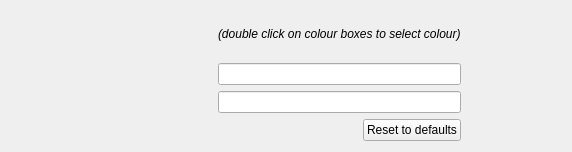
<?xml version="1.0" encoding="UTF-8"?>
<ui version="4.0">
 <class>Nedrysoft::RouteAnalyser::LatencySettingsPageWidget</class>
 <widget class="QWidget" name="Nedrysoft::RouteAnalyser::LatencySettingsPageWidget">
  <property name="geometry">
   <rect>
    <x>0</x>
    <y>0</y>
    <width>572</width>
    <height>152</height>
   </rect>
  </property>
  <property name="sizePolicy">
   <sizepolicy hsizetype="Preferred" vsizetype="Minimum">
    <horstretch>0</horstretch>
    <verstretch>0</verstretch>
   </sizepolicy>
  </property>
  <property name="windowTitle">
   <string>LatencySettingsPage</string>
  </property>
  <layout class="QGridLayout" name="gridLayout">
   <item row="0" column="1">
    <layout class="QHBoxLayout" name="horizontalLayout_4" stretch="0,0">
     <item>
      <widget class="Nedrysoft::RouteAnalyser::LatencyWidget" name="idealWidget" native="true">
       <property name="sizePolicy">
        <sizepolicy hsizetype="Fixed" vsizetype="Preferred">
         <horstretch>0</horstretch>
         <verstretch>0</verstretch>
        </sizepolicy>
       </property>
       <property name="minimumSize">
        <size>
         <width>100</width>
         <height>0</height>
        </size>
       </property>
      </widget>
     </item>
     <item>
      <layout class="QHBoxLayout" name="horizontalLayout">
       <item>
        <widget class="QLabel" name="label">
         <property name="text">
          <string>&lt;html&gt;&lt;head/&gt;&lt;body&gt;&lt;p&gt;&lt;span style=&quot; font-style:italic;&quot;&gt;(double click on colour boxes to select colour)&lt;/span&gt;&lt;/p&gt;&lt;/body&gt;&lt;/html&gt;</string>
         </property>
        </widget>
       </item>
      </layout>
     </item>
    </layout>
   </item>
   <item row="0" column="0">
    <spacer name="horizontalSpacer">
     <property name="orientation">
      <enum>Qt::Horizontal</enum>
     </property>
     <property name="sizeHint" stdset="0">
      <size>
       <width>40</width>
       <height>20</height>
      </size>
     </property>
    </spacer>
   </item>
   <item row="1" column="2">
    <spacer name="horizontalSpacer_2">
     <property name="orientation">
      <enum>Qt::Horizontal</enum>
     </property>
     <property name="sizeHint" stdset="0">
      <size>
       <width>40</width>
       <height>20</height>
      </size>
     </property>
    </spacer>
   </item>
   <item row="1" column="1">
    <layout class="QHBoxLayout" name="horizontalLayout_3">
     <item>
      <widget class="Nedrysoft::RouteAnalyser::LatencyWidget" name="warningWidget" native="true">
       <property name="minimumSize">
        <size>
         <width>100</width>
         <height>0</height>
        </size>
       </property>
      </widget>
     </item>
     <item>
      <widget class="QLineEdit" name="warningLineEdit"/>
     </item>
    </layout>
   </item>
   <item row="2" column="1">
    <layout class="QHBoxLayout" name="horizontalLayout_2">
     <item>
      <widget class="Nedrysoft::RouteAnalyser::LatencyWidget" name="criticalWidget" native="true">
       <property name="minimumSize">
        <size>
         <width>100</width>
         <height>0</height>
        </size>
       </property>
      </widget>
     </item>
     <item>
      <widget class="QLineEdit" name="criticalLineEdit"/>
     </item>
    </layout>
   </item>
   <item row="3" column="1">
    <layout class="QHBoxLayout" name="horizontalLayout_5">
     <item>
      <spacer name="horizontalSpacer_3">
       <property name="orientation">
        <enum>Qt::Horizontal</enum>
       </property>
       <property name="sizeHint" stdset="0">
        <size>
         <width>40</width>
         <height>20</height>
        </size>
       </property>
      </spacer>
     </item>
     <item>
      <widget class="QPushButton" name="resetPushButton">
       <property name="text">
        <string>Reset to defaults</string>
       </property>
      </widget>
     </item>
    </layout>
   </item>
  </layout>
 </widget>
 <customwidgets>
  <customwidget>
   <class>Nedrysoft::RouteAnalyser::LatencyWidget</class>
   <extends>QWidget</extends>
   <header>LatencyWidget.h</header>
  </customwidget>
 </customwidgets>
 <resources/>
 <connections/>
</ui>
